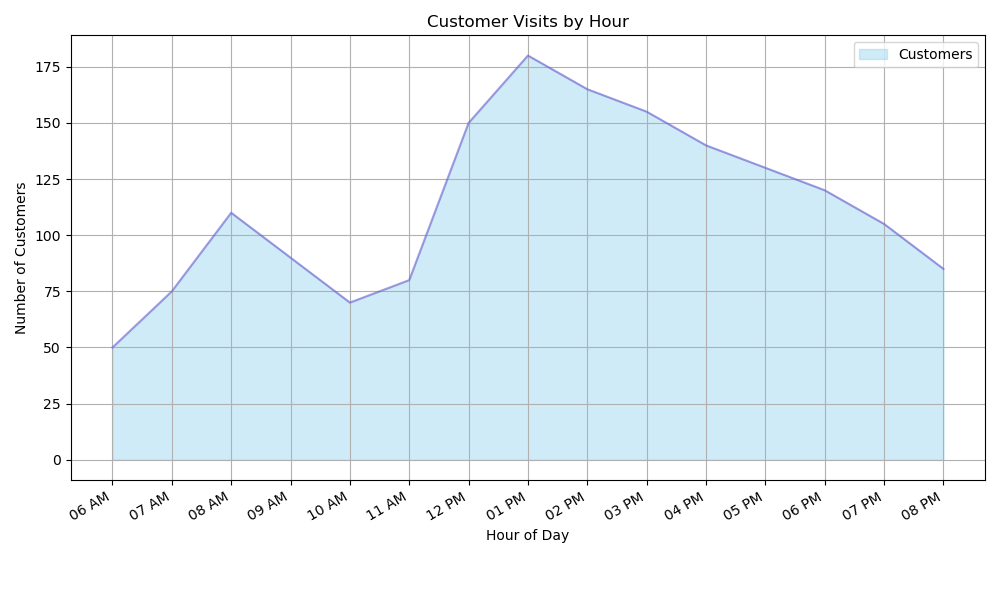

Source code (Python):

import matplotlib.pyplot as plt
import matplotlib.dates as mdates
from datetime import datetime

# Your dataset
data = [
    {'Hour of Day': '6 AM', ' Customers': 50},
    {'Hour of Day': '7 AM', ' Customers': 75},
    {'Hour of Day': '8 AM', ' Customers': 110},
    {'Hour of Day': '9 AM', ' Customers': 90},
    {'Hour of Day': '10 AM', ' Customers': 70},
    {'Hour of Day': '11 AM', ' Customers': 80},
    {'Hour of Day': '12 PM', ' Customers': 150},
    {'Hour of Day': '1 PM', ' Customers': 180},
    {'Hour of Day': '2 PM', ' Customers': 165},
    {'Hour of Day': '3 PM', ' Customers': 155},
    {'Hour of Day': '4 PM', ' Customers': 140},
    {'Hour of Day': '5 PM', ' Customers': 130},
    {'Hour of Day': '6 PM', ' Customers': 120},
    {'Hour of Day': '7 PM', ' Customers': 105},
    {'Hour of Day': '8 PM', ' Customers': 85}
]

# Parsing the hour and customer count
hours = [datetime.strptime(d['Hour of Day'], '%I %p') for d in data]
customers = [d[' Customers'] for d in data]

# Plotting
plt.figure(figsize=(10, 6))

# Create an area chart
plt.fill_between(hours, customers, color="skyblue", alpha=0.4)
plt.plot(hours, customers, color="Slateblue", alpha=0.6)  # Line on top

# Formatting the x-axis with hour format
plt.gca().xaxis.set_major_formatter(mdates.DateFormatter('%I %p'))
plt.gca().xaxis.set_major_locator(mdates.HourLocator(interval=1))

# Labeling the axes and title
plt.xlabel('Hour of Day')
plt.ylabel('Number of Customers')
plt.title('Customer Visits by Hour')

# Grid, Legend, and tight_layout for better spacing
plt.grid(True)
plt.legend(['Customers'])
plt.tight_layout()

# Rotate x-axis labels for better readability
plt.gcf().autofmt_xdate()

# Show plot
plt.show()
